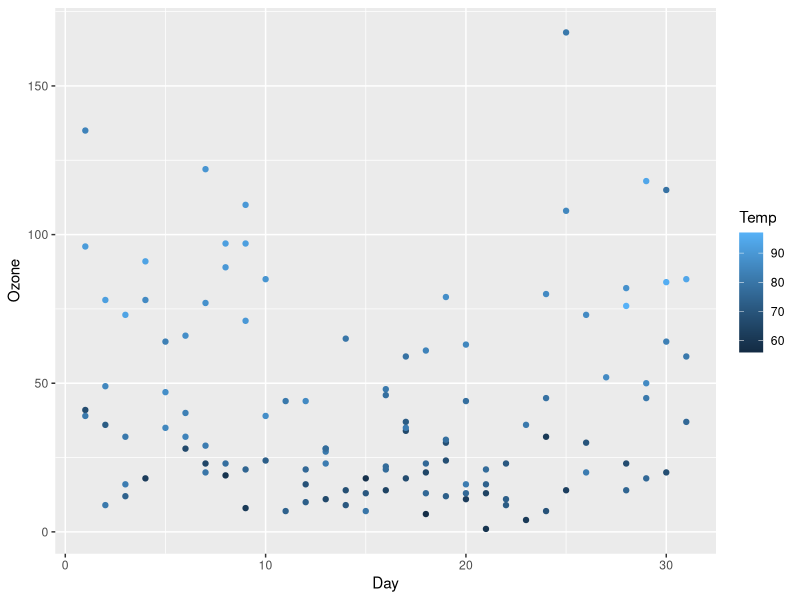
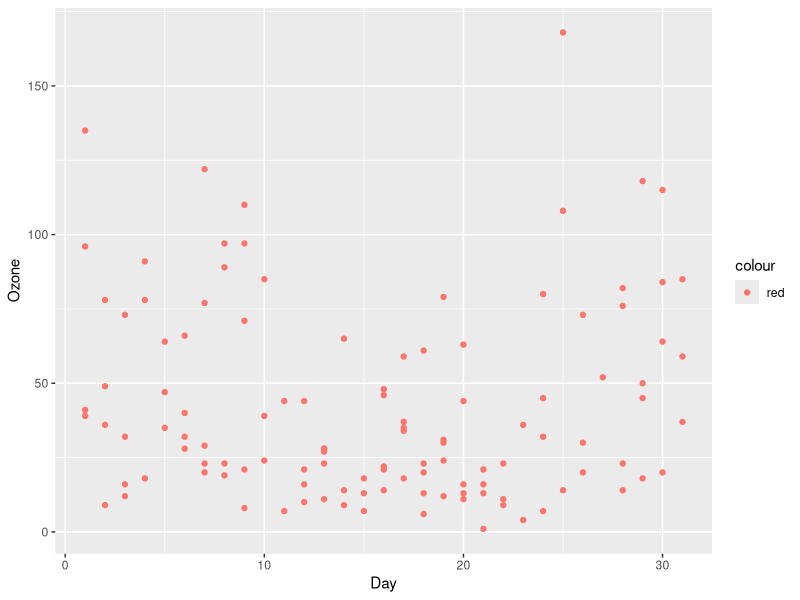
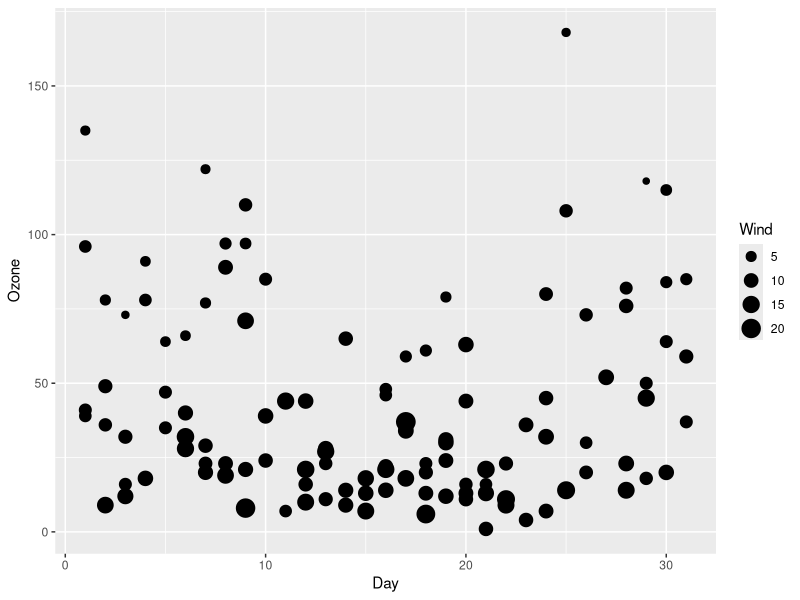
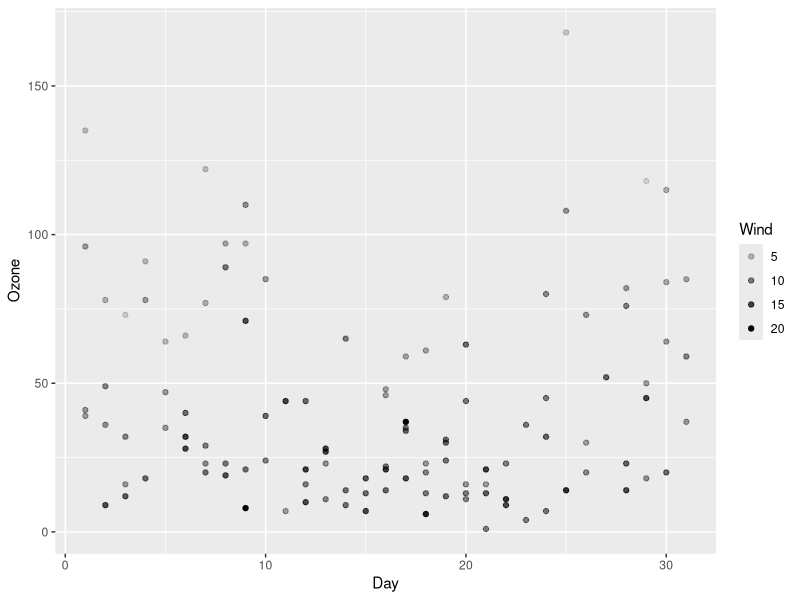
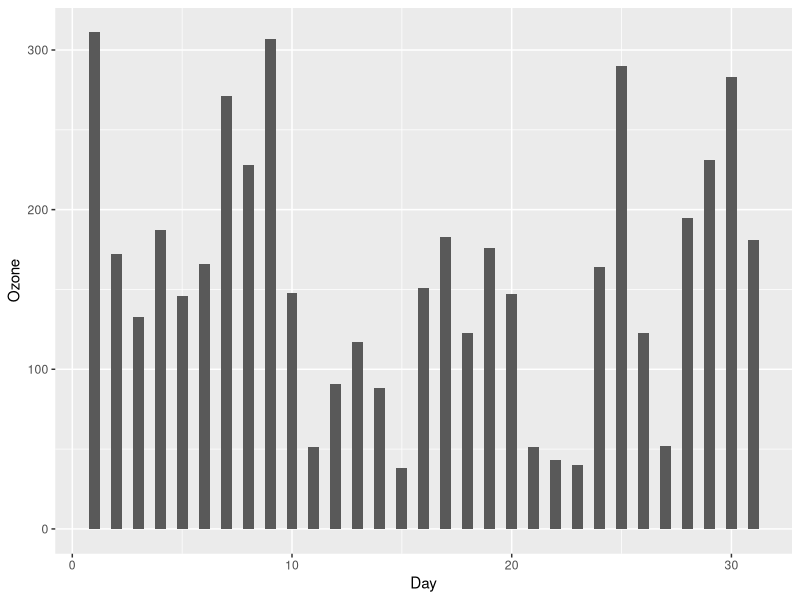
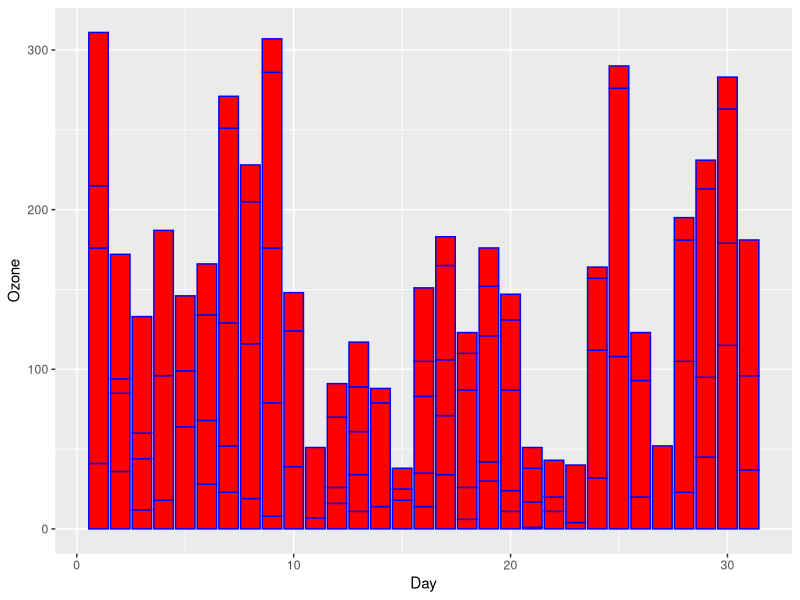
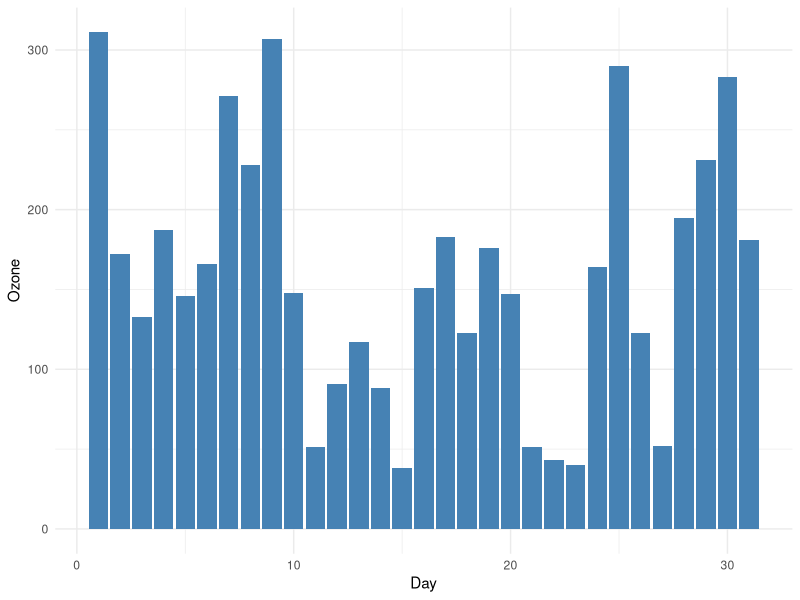

Recreate these plots in R, in order.
library(ggplot2)

data("airquality")

airquality

#adding colour to data points
ggplot(data = airquality) + 
  geom_point(mapping = aes(x = Day, y = Ozone, color = Temp))


ggplot(data = airquality) + 
  geom_point(mapping = aes(x = Day, y = Ozone, color = "red"))


#chaning size of data points
ggplot(data = airquality) + 
  geom_point(mapping = aes(x = Day, y = Ozone, size = Wind))

#aplha changes transparency of points
ggplot(data = airquality) + 
  geom_point(mapping = aes(x = Day, y = Ozone, alpha = Wind))


#bar chart
ggplot(data=airquality, aes(x=Day, y=Ozone)) +
  geom_bar(stat="identity", width=0.5)

# Change colors
ggplot(data=airquality, aes(x=Day, y=Ozone)) +
  geom_bar(stat="identity", color="blue", fill="red")

# Minimal theme + blue fill color
ggplot(data=airquality, aes(x=Day, y=Ozone)) +
  geom_bar(stat="identity", fill="steelblue")+
  theme_minimal()

